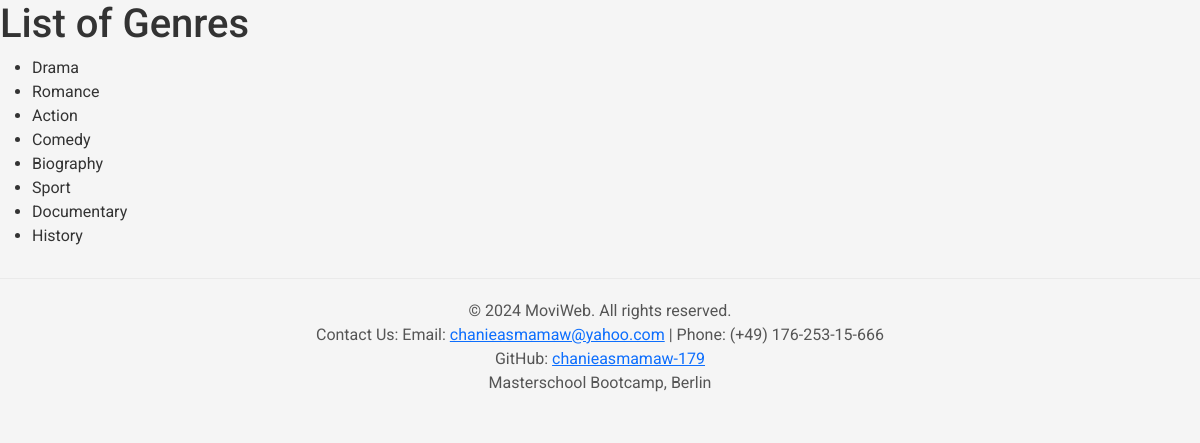
Page /list_genres on the earlier database version.
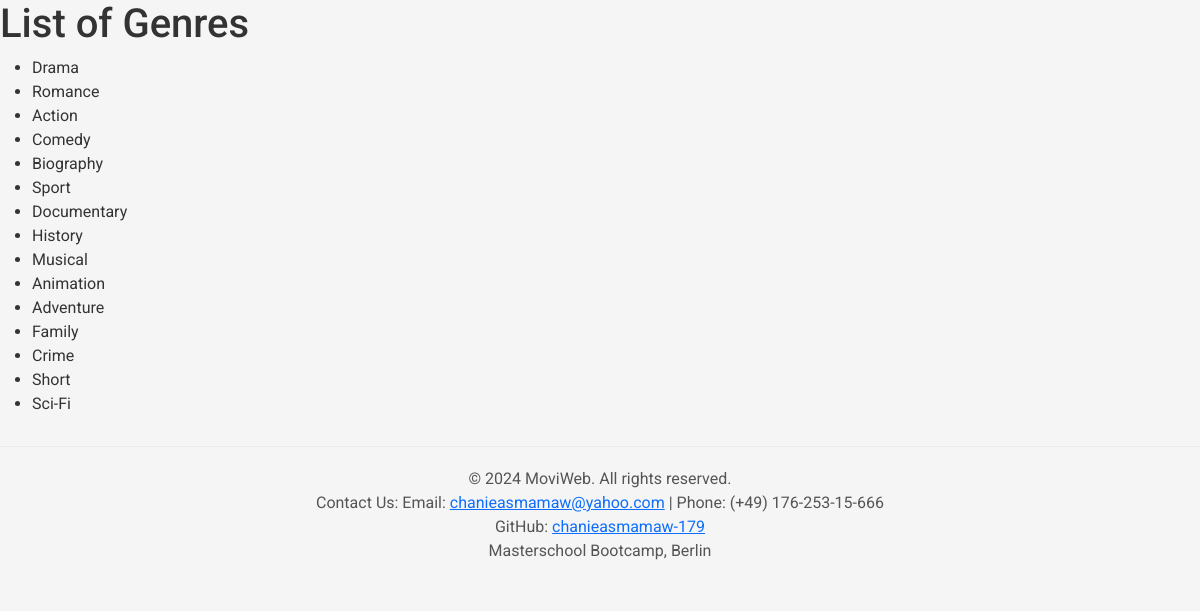
Same page on the later database version.
### main.py (models this page shows, shortened)
class Genre(db.Model):
    __tablename__ = 'genres'
    id = Column(Integer, primary_key=True)
    name = Column(String, nullable=False)
    movies = relationship("Movie", secondary=movie_genre_association, back_populates="genres")

### main.py (the view)
@app.route('/list_genres', methods=['GET'])
def list_genres():
    genres = db.session.query(Genre).all()
    return render_template('list_genres.html', genres=genres)

### templates/list_genres.html (shortened to what this page needs)
<!DOCTYPE html>
<html lang="en">
<head>
    <link href="https://cdn.jsdelivr.net/npm/bootstrap@5.3.3/dist/css/bootstrap.min.css" rel="stylesheet">
</head>
<body>
    <h1>List of Genres</h1>
    <ul>
        {% for genre in genres %}
            <li>{{ genre.name }}</li>
        {% endfor %}
    </ul>
    <footer>
        <p>© 2024 MoviWeb. All rights reserved.</p>
        <p>Contact Us: Email: <a href="mailto:chanieasmamaw@yahoo.com">chanieasmamaw@yahoo.com</a> | Phone: (+49) 176-253-15-666</p>
        <p>GitHub: <a href="https://github.com/chanieasmamaw-179">chanieasmamaw-179</a></p>
        <p>Masterschool Bootcamp, Berlin</p>
    </footer>
</body>
</html>

Differences in the rows shown:
added Genre: name "Musical"
added Genre: name "Animation"
added Genre: name "Adventure"
added Genre: name "Family"
added Genre: name "Crime"
added Genre: name "Short"
added Genre: name "Sci-Fi"
